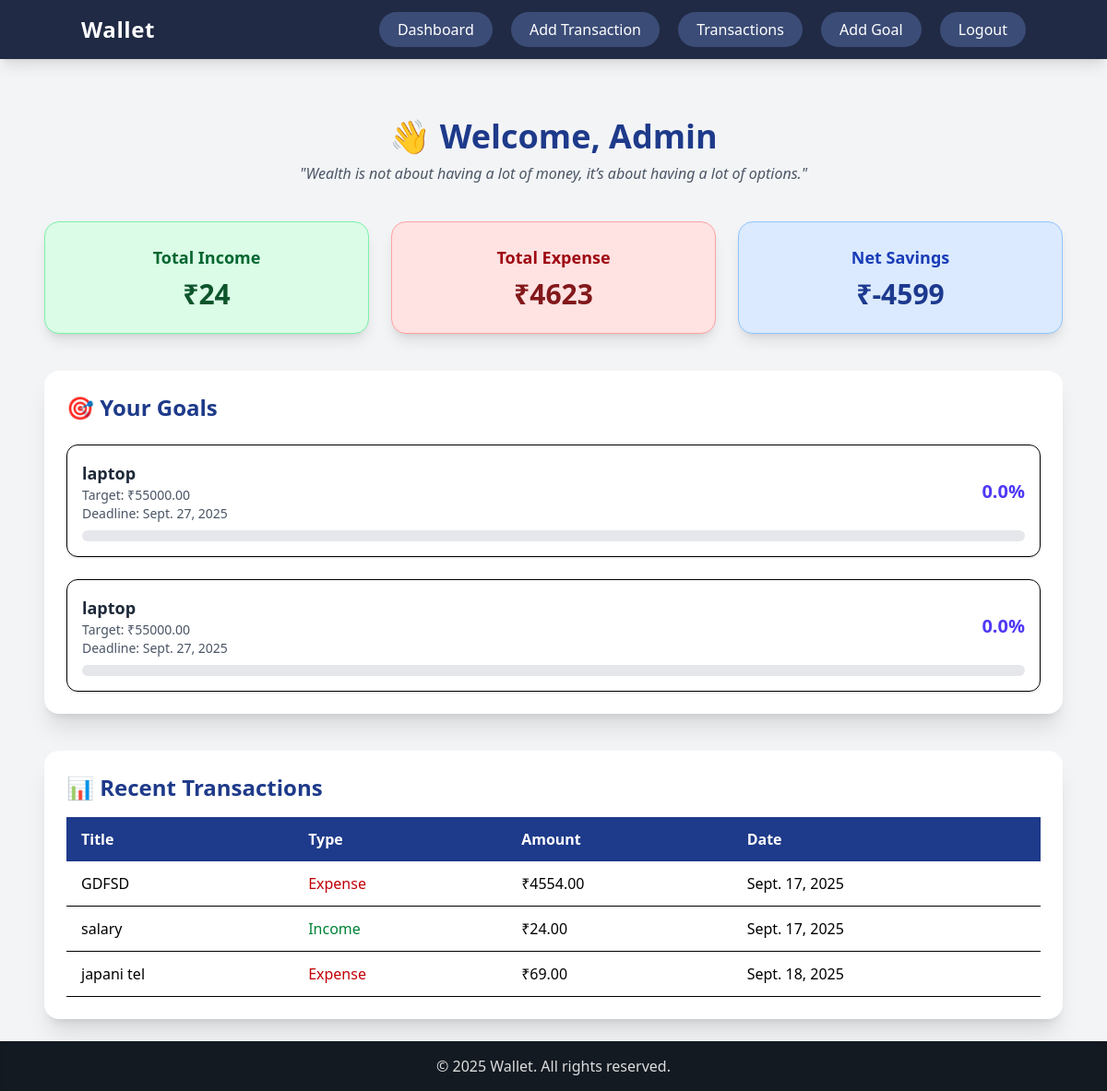
The app's page / (signed in), older data.
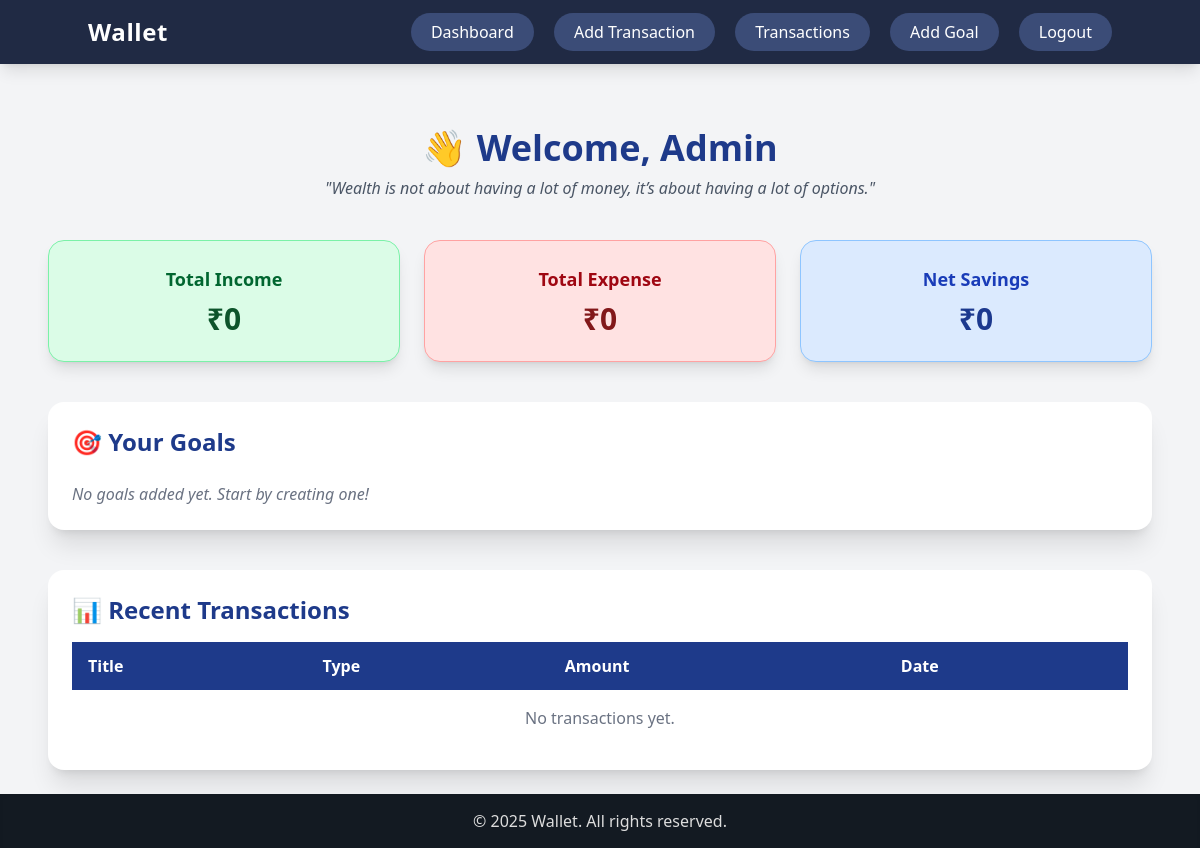
The same page, newer data.
### finance/models.py (models this page shows, shortened)
class Goal(models.Model):
    user = models.ForeignKey(User , on_delete=models.CASCADE )
    name = models.CharField(max_length= 100)
    target_amount = models.DecimalField(max_digits = 10, decimal_places = 2)
    deadline = models.DateField()

class Transaction(models.Model):
    TRANSACTION_TYPE =[
        ('Income', 'Income'),
        ('Expense', 'Expense')
    ]
    user = models.ForeignKey(User , on_delete=models.CASCADE )
    title = models.CharField(max_length = 255)
    amount = models.DecimalField(max_digits = 10, decimal_places = 2)
    transaction_type = models.CharField(max_length = 10 , choices = TRANSACTION_TYPE)
    date = models.DateField()
    category = models.CharField(max_length = 255)

### finance/views.py (the view)
# urls.py: path("" , views.dashboard_view , name="dashboard"),
@login_required(login_url='login')
def dashboard_view(request):
    transactions = Transaction.objects.filter(user = request.user)
    goals = Goal.objects.filter(user = request.user)
    total_income = Transaction.objects.filter(user = request.user , transaction_type = "Income").aggregate(Sum("amount"))['amount__sum'] or 0
    total_expense = Transaction.objects.filter(user = request.user , transaction_type = "Expense").aggregate(Sum("amount"))['amount__sum'] or 0
    net_savings = total_income - total_expense
    remaining_saving = net_savings
    goal_progress = []
    for goal in goals:
        if remaining_saving >= goal.target_amount:
            goal_progress.append({'goal' : goal , "progress" : 100})
            remaining_saving -= goal.target_amount
        elif remaining_saving > 0:
            progress = (remaining_saving/goal.target_amount) * 100
            goal_progress.append({"goal" : goal , "progress" : progress})
            remaining_saving = 0
        else:
            goal_progress.append({'goal' : goal , "progress" : 0})
    context = {
        'transactions' : transactions,
        'total_income' : total_income,
        'total_expense' : total_expense,
        'net_saving' : net_savings,
        'goal_progress' : goal_progress,
    }
    return render(request, "dashboard.html" , context)

### finance/templates/dashboard.html (shortened to what this page needs)
{% extends 'base.html' %}
{% block content %}
<div class="w-full max-w-6xl mx-auto mt-10 p-6">
  <div class="text-center mb-10">
    <h1 class="text-4xl font-bold text-[#1e3a8a]">
      👋 Welcome, {{ request.user|capfirst }}
    </h1>
    <p class="text-gray-600 italic mt-2">
      "Wealth is not about having a lot of money, it’s about having a lot of options."
    </p>
  </div>
  <div class="grid grid-cols-1 md:grid-cols-3 gap-6 mb-10">
    <div class="bg-green-100 rounded-2xl shadow-lg p-6 text-center border border-green-300">
      <h2 class="text-lg font-semibold text-green-800">Total Income</h2>
      <p class="text-3xl font-bold text-green-900 mt-2">₹{{ total_income }}</p>
    </div>
    <div class="bg-red-100 rounded-2xl shadow-lg p-6 text-center border border-red-300">
      <h2 class="text-lg font-semibold text-red-800">Total Expense</h2>
      <p class="text-3xl font-bold text-red-900 mt-2">₹{{ total_expense }}</p>
    </div>
    <div class="bg-blue-100 rounded-2xl shadow-lg p-6 text-center border border-blue-300">
      <h2 class="text-lg font-semibold text-blue-800">Net Savings</h2>
      <p class="text-3xl font-bold text-blue-900 mt-2">₹{{ net_saving }}</p>
    </div>
  </div>
  <div class="bg-white rounded-2xl shadow-xl p-6 mb-10">
    <h2 class="text-2xl font-bold text-[#1e3a8a] mb-6">🎯 Your Goals</h2>
    {% if goal_progress %}
      <ul class="space-y-6">
        {% for item in goal_progress %}
          <li class="p-4 border rounded-xl shadow-sm hover:shadow-md transition">
            <div class="flex justify-between items-center mb-2">
              <div>
                <p class="font-semibold text-lg text-gray-800">{{ item.goal.name }}</p>
                <p class="text-sm text-gray-600">Target: ₹{{ item.goal.target_amount|floatformat:2 }}</p>
                <p class="text-sm text-gray-600">Deadline: {{ item.goal.deadline }}</p>
              </div>
              <p class="text-xl font-bold text-indigo-600">{{ item.progress|floatformat:1 }}%</p>
            </div>
            <div class="w-full bg-gray-200 rounded-full h-3">
            </div>
          </li>
        {% endfor %}
      </ul>
    {% else %}
      <p class="text-gray-500 italic">No goals added yet. Start by creating one!</p>
    {% endif %}
  </div>
  <div class="bg-white rounded-2xl shadow-xl p-6">
    <h2 class="text-2xl font-bold text-[#1e3a8a] mb-4">📊 Recent Transactions</h2>
    <div class="overflow-x-auto">
      <table class="w-full border-collapse">
        <thead>
          <tr class="bg-[#1e3a8a] text-white">
            <th class="py-3 px-4 text-left">Title</th>
            <th class="py-3 px-4 text-left">Type</th>
            <th class="py-3 px-4 text-left">Amount</th>
            <th class="py-3 px-4 text-left">Date</th>
          </tr>
        </thead>
        <tbody>
          {% for t in transactions %}
          <tr class="border-b hover:bg-gray-50">
            <td class="py-3 px-4">{{ t.title }}</td>
            <td class="py-3 px-4">
              {% if t.transaction_type == "Income" %}
                <span class="text-green-700 font-medium">Income</span>
              {% else %}
                <span class="text-red-700 font-medium">Expense</span>
              {% endif %}
            </td>
            <td class="py-3 px-4">₹{{ t.amount }}</td>
            <td class="py-3 px-4">{{ t.date }}</td>
          </tr>
          {% empty %}
          <tr>
            <td colspan="4" class="py-4 text-center text-gray-500">No transactions yet.</td>
          </tr>
          {% endfor %}
        </tbody>
      </table>
    </div>
  </div>
</div>
{% endblock %}

Row changes from the older to the newer data that the page shows:
removed Goal: goal.name "laptop", goal.target_amount "55000.00", goal.deadline "Sept. 27, 2025", progress "0.0"
removed Goal: goal.name "laptop", goal.target_amount "55000.00", goal.deadline "Sept. 27, 2025", progress "0.0"
removed Transaction: title "GDFSD", transaction_type "Expense", amount "4554.00", date "Sept. 17, 2025"
removed Transaction: title "salary", transaction_type "Income", amount "24.00", date "Sept. 17, 2025"
removed Transaction: title "japani tel", transaction_type "Expense", amount "69.00", date "Sept. 18, 2025"
Text that changed along with them:
{{ total_income }}: "24" → "0"
{{ total_expense }}: "4623" → "0"
{{ net_saving }}: "-4599" → "0"
text now shown: "No goals added yet. Start by creating one! No transactions yet."
